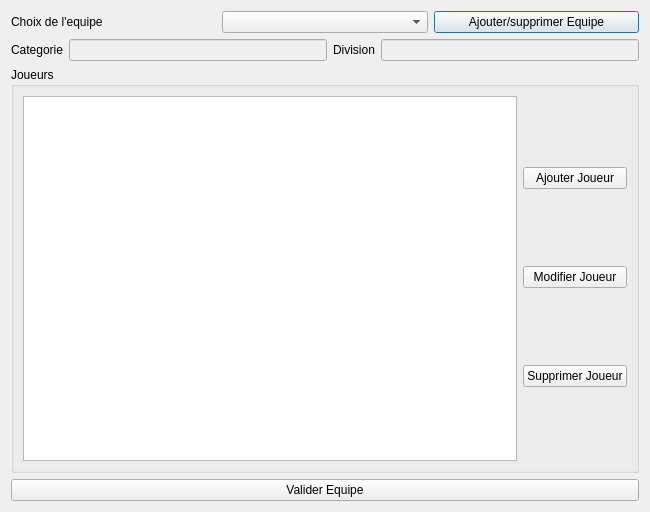
<?xml version="1.0" encoding="UTF-8"?>
<ui version="4.0">
 <class>Fenetreequipe</class>
 <widget class="QDialog" name="Fenetreequipe">
  <property name="geometry">
   <rect>
    <x>0</x>
    <y>0</y>
    <width>650</width>
    <height>512</height>
   </rect>
  </property>
  <property name="windowTitle">
   <string>Gestion Equipes</string>
  </property>
  <layout class="QGridLayout" name="gridLayout_6">
   <item row="0" column="0">
    <layout class="QGridLayout" name="gridLayout_5">
     <item row="0" column="0">
      <layout class="QGridLayout" name="gridLayout_3">
       <item row="0" column="0">
        <widget class="QLabel" name="label">
         <property name="text">
          <string>Choix de l'equipe</string>
         </property>
        </widget>
       </item>
       <item row="0" column="1">
        <widget class="QComboBox" name="SuppresionBox"/>
       </item>
       <item row="0" column="2">
        <widget class="QPushButton" name="ButtonEquipe">
         <property name="text">
          <string>Ajouter/supprimer Equipe</string>
         </property>
        </widget>
       </item>
      </layout>
     </item>
     <item row="1" column="0">
      <layout class="QGridLayout" name="gridLayout_4">
       <item row="0" column="0">
        <widget class="QLabel" name="label_2">
         <property name="text">
          <string>Categorie</string>
         </property>
        </widget>
       </item>
       <item row="0" column="1">
        <widget class="QLineEdit" name="lineEdit">
         <property name="enabled">
          <bool>false</bool>
         </property>
        </widget>
       </item>
       <item row="0" column="2">
        <widget class="QLabel" name="label_3">
         <property name="text">
          <string>Division</string>
         </property>
        </widget>
       </item>
       <item row="0" column="3">
        <widget class="QLineEdit" name="lineEdit_2">
         <property name="enabled">
          <bool>false</bool>
         </property>
        </widget>
       </item>
      </layout>
     </item>
     <item row="2" column="0">
      <widget class="QGroupBox" name="groupBox">
       <property name="title">
        <string>Joueurs </string>
       </property>
       <layout class="QGridLayout" name="gridLayout_2">
        <item row="0" column="0">
         <widget class="QTableWidget" name="tableWidget">
          <property name="enabled">
           <bool>true</bool>
          </property>
          <property name="autoScroll">
           <bool>true</bool>
          </property>
          <property name="sortingEnabled">
           <bool>true</bool>
          </property>
         </widget>
        </item>
        <item row="0" column="1">
         <layout class="QGridLayout" name="gridLayout">
          <item row="0" column="0">
           <widget class="QPushButton" name="ButtonAjouter">
            <property name="text">
             <string>Ajouter Joueur</string>
            </property>
           </widget>
          </item>
          <item row="2" column="0">
           <widget class="QPushButton" name="ButtonSupprimer">
            <property name="text">
             <string>Supprimer Joueur</string>
            </property>
           </widget>
          </item>
          <item row="1" column="0">
           <widget class="QPushButton" name="ButtonModifier">
            <property name="text">
             <string>Modifier Joueur</string>
            </property>
           </widget>
          </item>
         </layout>
        </item>
       </layout>
      </widget>
     </item>
     <item row="3" column="0">
      <widget class="QPushButton" name="ButtonAnnuler">
       <property name="text">
        <string>Valider Equipe</string>
       </property>
      </widget>
     </item>
    </layout>
   </item>
  </layout>
 </widget>
 <resources/>
 <connections/>
</ui>
